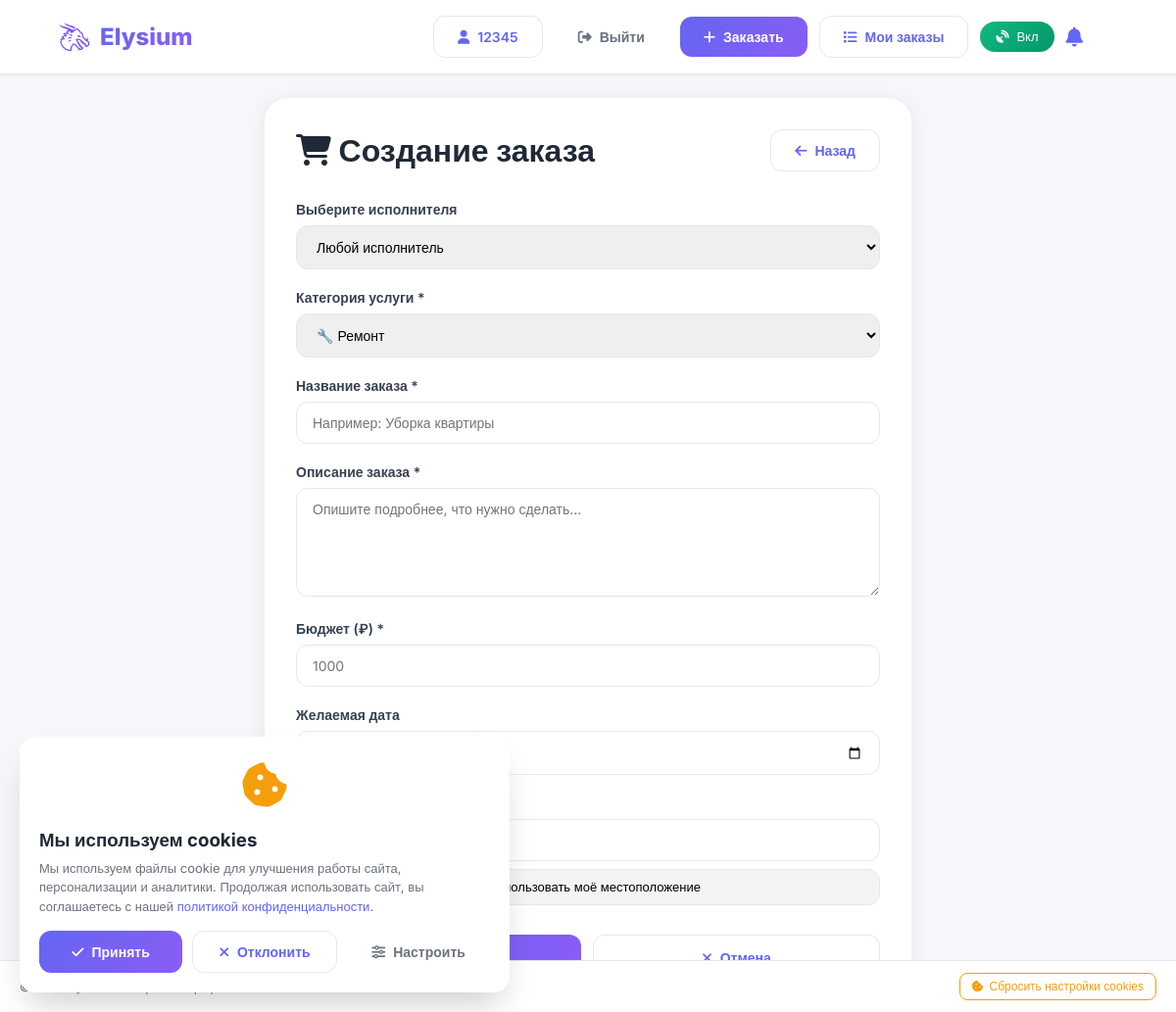
The page /create-order/ (signed in) on the database as committed earlier.
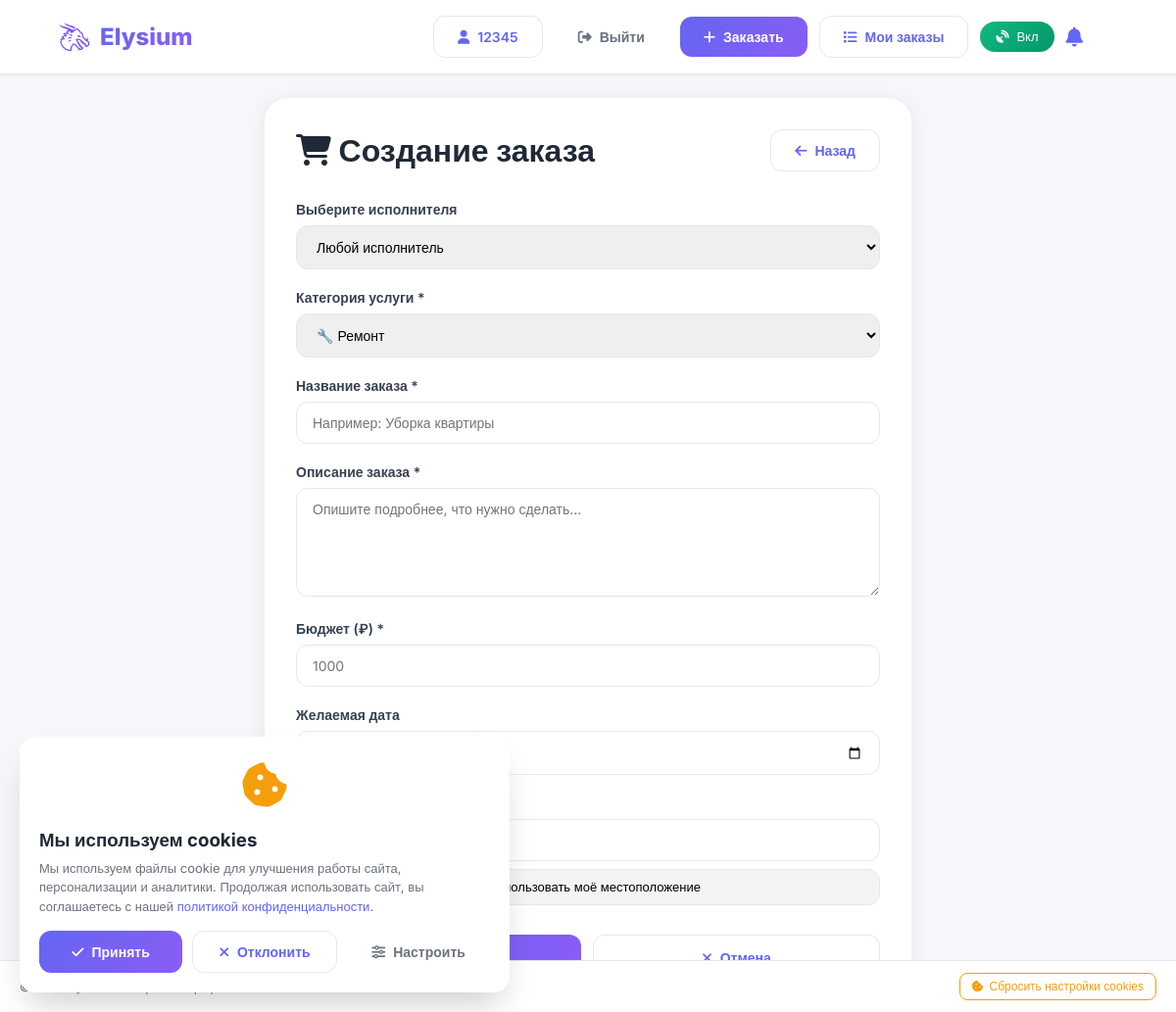
The same page on the database as committed later.
### main/models.py (models this page shows, shortened)
class Profile(models.Model):
    ROLE_CHOICES = [
        ('client', 'Заказчик'),
        ('performer', 'Исполнитель'),
    ]
    user = models.OneToOneField(User, on_delete=models.CASCADE, related_name='profile')
    phone = models.CharField(max_length=20, blank=True)
    avatar = models.ImageField(upload_to='avatars/', blank=True, null=True)
    role = models.CharField(max_length=20, choices=ROLE_CHOICES, default='client')
    latitude = models.FloatField(blank=True, null=True)
    longitude = models.FloatField(blank=True, null=True)
    address = models.CharField(max_length=500, blank=True)
    category = models.CharField(max_length=50, blank=True, null=True)
    description = models.TextField(blank=True)
    price = models.DecimalField(max_digits=10, decimal_places=2, blank=True, null=True)
    rating = models.FloatField(default=0)
    completed_orders = models.IntegerField(default=0)
    is_available = models.BooleanField(default=True)
    services = models.TextField(blank=True, help_text="Услуги, которые предоставляет исполнитель (через запятую)")
    created_at = models.DateTimeField(auto_now_add=True)
    updated_at = models.DateTimeField(auto_now=True)

### main/views.py (the view, shortened to what this page needs)
# urls.py: path('create-order/', views.OrderViewSet.create_order_view, name='create_order'),
    @login_required
    def create_order_view(request):
        performers = Profile.objects.filter(
            role='performer',
            is_available=True
        ).select_related('user')
        categories = [
            ('cleaning', '🧹 Уборка'),
            ('repair', '🔧 Ремонт'),
            ('delivery', '🚚 Доставка'),
            ('construction', '🏗️ Строительство'),
            ('design', '🎨 Дизайн'),
            ('photography', '📸 Фотография'),
            ('it', '💻 IT'),
            ('education', '📚 Образование'),
            ('beauty', '💅 Красота'),
        ]
        subcategories_data = {
            'cleaning': ['Комплексная уборка', 'Уборка после ремонта', 'Мытье окон', 'Химчистка мебели',
                         'Уборка офисов'],
            'repair': ['Поклейка обоев', 'Укладка ламината', 'Установка дверей', 'Монтаж потолков', 'Сантехника',
                       'Электрика', 'Сборка мебели'],
            'delivery': ['Доставка продуктов', 'Доставка еды', 'Курьерская доставка', 'Грузоперевозки'],
            'construction': ['Отделка квартир', 'Перепланировка', 'Фасадные работы', 'Кровля'],
            'design': ['Дизайн интерьера', '3D визуализация', 'Ландшафтный дизайн', 'Веб-дизайн'],
            'photography': ['Свадебная съемка', 'Портретная съемка', 'Репортаж', 'Предметная съемка'],
            'it': ['Разработка сайтов', 'Мобильные приложения', 'Настройка серверов', 'IT-консалтинг'],
            'education': ['Репетиторство', 'Курсы', 'Изучение языков', 'Подготовка к экзаменам'],
            'beauty': ['Парикмахер', 'Маникюр', 'Косметология', 'Визаж', 'Массаж'],
        }
        context = {
            'performers': performers,
            'categories': categories,
            'subcategories_data': subcategories_data,
            'selected_performer_id': request.GET.get('performer_id', ''),
            'user_location': request.user.profile,
        }
        return render(request, 'create_order.html', context)

### templates/create_order.html (shortened to what this page needs)
{% extends 'base.html' %}
{% load static %}
{% block content %}
<div class="container" style="max-width: 700px; margin: 100px auto 40px; padding: 0 20px;">
    <div class="card">
        <div style="display: flex; justify-content: space-between; align-items: center; margin-bottom: 30px;">
            <h1><i class="fas fa-shopping-cart"></i> Создание заказа</h1>
            <a href="{% url 'home' %}" class="btn btn-secondary">
                <i class="fas fa-arrow-left"></i> Назад
            </a>
        </div>
        <form method="post" action="{% url 'create_order' %}" id="orderForm">
            <div class="form-group">
                <label>Выберите исполнителя</label>
                <select name="performer_id" id="performerSelect">
                    <option value="">Любой исполнитель</option>
                </select>
            </div>
            <div class="form-group">
                <label>Категория услуги *</label>
                <select id="categorySelect" required>
                    <option value="repair">🔧 Ремонт</option>
                </select>
            </div>
            <div class="form-group">
                <label>Название заказа *</label>
                <input type="text" name="title" required placeholder="Например: Уборка квартиры">
            </div>
            <div class="form-group">
                <label>Описание заказа *</label>
                <textarea name="description" rows="5" required placeholder="Опишите подробнее, что нужно сделать..."></textarea>
            </div>
            <div class="form-group">
                <label>Бюджет (₽) *</label>
                <input type="number" name="budget" required placeholder="1000">
            </div>
            <div class="form-group">
                <label>Желаемая дата</label>
                <input type="datetime-local" name="deadline">
            </div>
            <div class="form-group">
                <label>Адрес выполнения</label>
                <input type="text" name="address" id="addressInput" placeholder="Улица, дом, квартира" value="{{ user_location.address|default:'' }}">
                <button type="button" class="btn-location" onclick="getCurrentLocation()">
                     Использовать моё местоположение
                </button>
            </div>
            <div class="form-buttons">
                <button type="submit" class="btn btn-primary">
                </button>
                <a href="{% url 'home' %}" class="btn btn-secondary">
                    <i class="fas fa-times"></i> Отмена
                </a>
            </div>
        </form>
    </div>
</div>
{% endblock %}

Rows that differ between the two databases and show on the page:
changed Profile: address "Автоопределение (14:17:51)" → "Автоопределение (04:37:09)"
